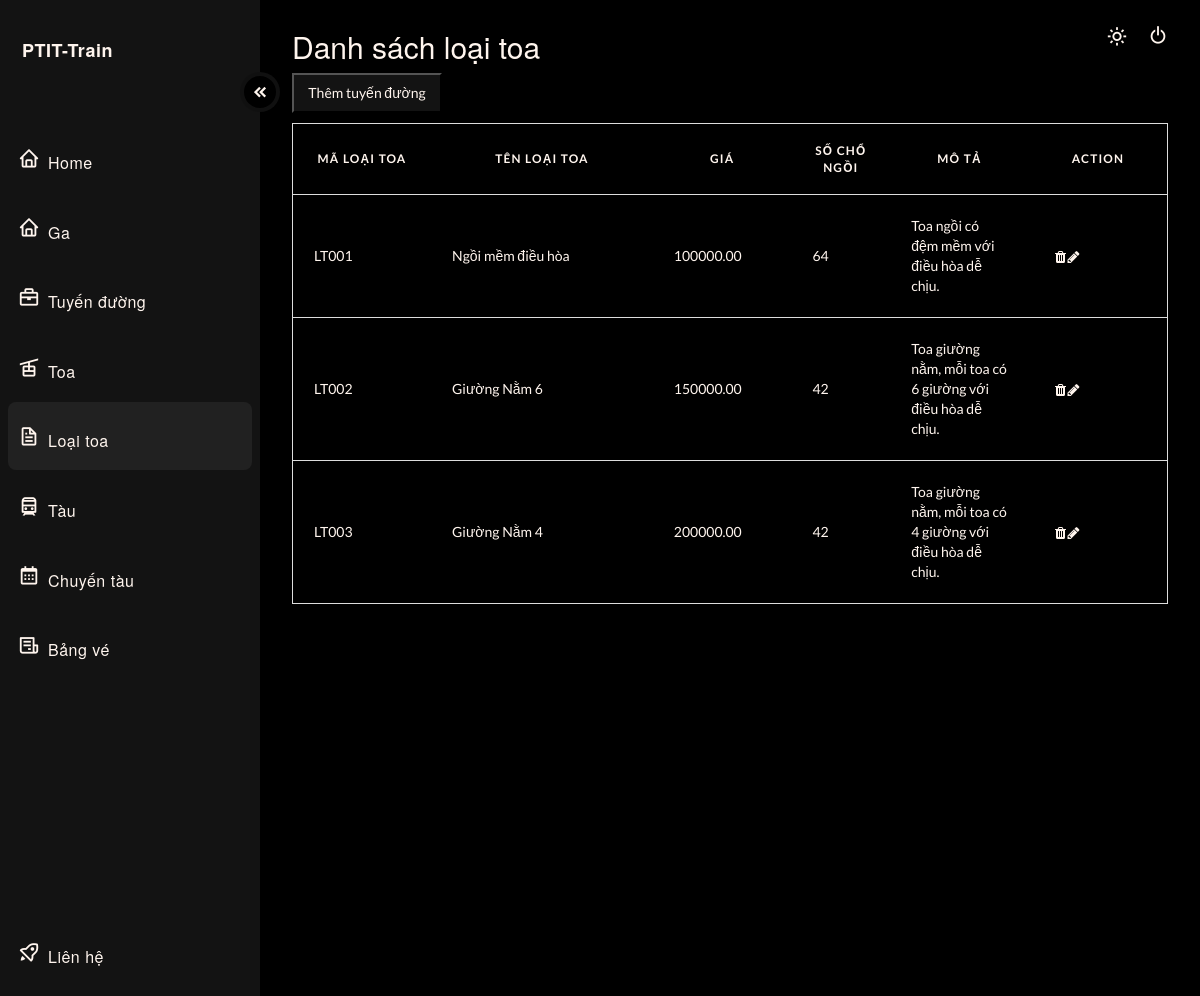
/?type=admin&page=loaitoa (signed in), run on an earlier commit of the app's database.
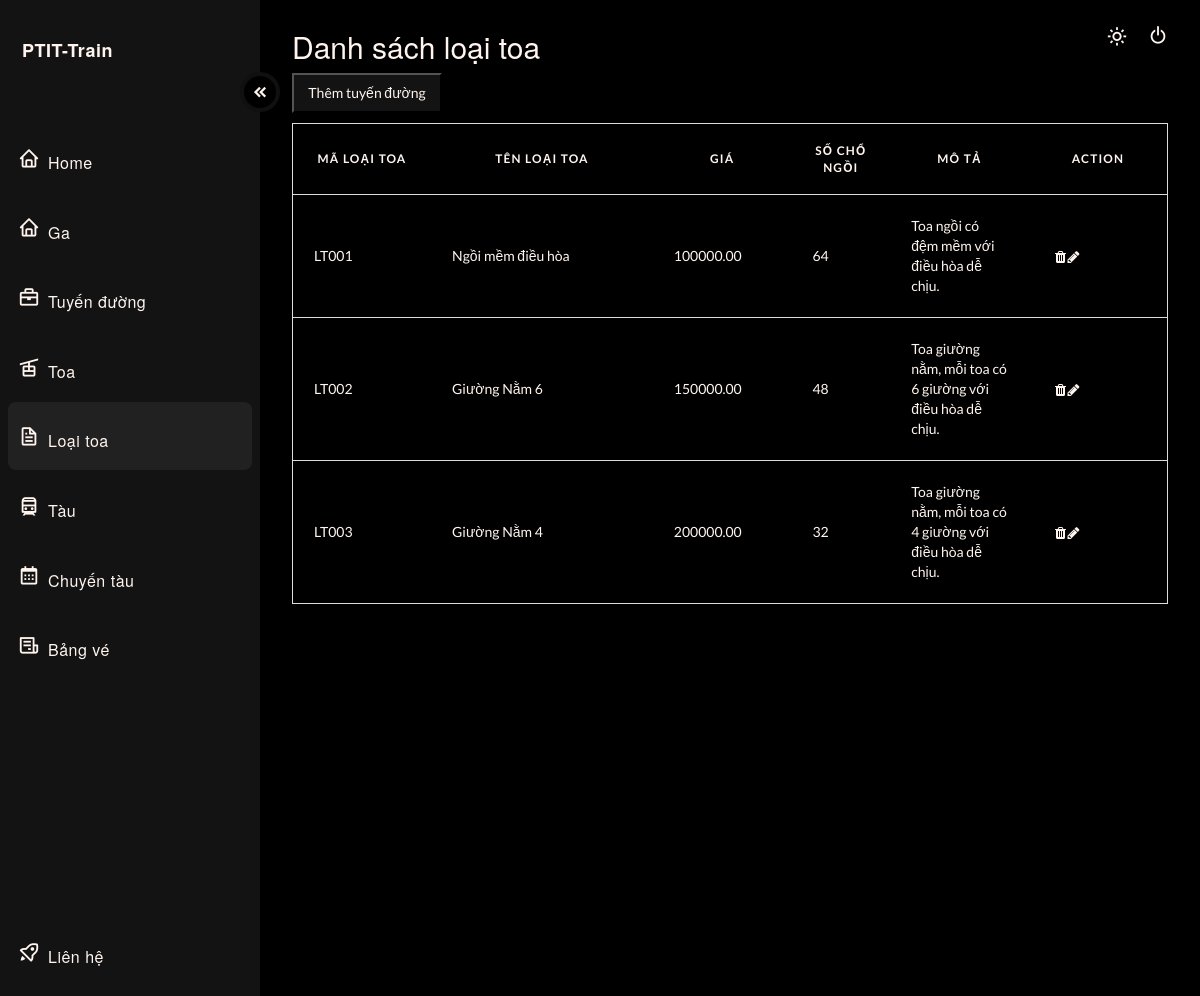
And on a later commit of the database.
### tables this page shows
CREATE TABLE LoaiToa(
  `MaLoaiToa` VARCHAR(20) PRIMARY KEY,
  `TenLoaiToa` NVARCHAR(100),
  `SoChoNgoi` SMALLINT,
  `Gia` DECIMAL(18, 2),
  `MoTa` TEXT
);

### src/controller/Controller.php (called while the page is built, shortened)
<?php
    class Controller{
        public function menu_bar(){
            include 'view/admin/menu_bar_admin.php';
        }
    }
?>

### src/index.php (called while the page is built)
<?php
    require 'route.php';
?>

### src/controller/LoaiToaController.php (called while the page is built, shortened)
<?php
    class LoaiToaController{
        public function index(){
            include './module/LoaiToaModule/LoaiToa.php';
            $arrLoaiToa = (new LoaiToa)->load();
            include './view/admin/dashboard_loaitoa.php';
		}
    }
?>

### src/module/db.php (called while the page is built, shortened)
<?php
    class DB{
        private function conn() {
            $connectionString = "mysql:host=" . getenv('MYSQL_HOSTNAME') . ";dbname=" . getenv('MYSQL_DATABASE');
            $conn = new \PDO($connectionString, getenv('MYSQL_USER'), getenv('MYSQL_PASSWORD'));
            $conn->setAttribute(PDO::ATTR_ERRMODE, PDO::ERRMODE_EXCEPTION);
            return $conn;
        }
        public function select($sql, $params = null)
        {
            $connect = $this->conn();
            if($params != null){
                $res = $connect->prepare($sql);
                $res->execute($params);
            }
            else {
                $res = $connect->query($sql);
            }
            $res->setFetchMode(PDO::FETCH_ASSOC);
            return $res;
        }
    }
?>

### src/module/LoaiToaModule/LoaiToa.php (called while the page is built, shortened)
<?php
    include_once "./module/db.php";
    include "LoaiToaObject.php";
        class LoaiToa{
            private $table = "LoaiToa";
            function load(){
                try {
                    $db = new DB();
                    $sql = "select * from $this->table";
                    $sth = $db->select($sql);
                    $arr = [];
                    while($row = $sth->fetch()) {
                        $obj = new LoaiToaObject($row);
                        $arr[] = $obj;
                    }
                        return $arr;
                    }
                catch (PDOException $e) {
                    return  $sql . "<br>" . $e->getMessage();
                }
            }
        }
?>

### src/module/LoaiToaModule/LoaiToaObject.php (called while the page is built, shortened)
<?php
    class LoaiToaObject {
        private $MaLoaiToa;
        private $TenLoaiToa;
        private $Gia;
        private $MoTa;
        private $SoChoNgoi;
        public function __construct($row)
        {
            $this->MaLoaiToa = $row['MaLoaiToa'];
            $this->TenLoaiToa = $row['TenLoaiToa'];
            $this->Gia = $row['Gia'];
            $this->MoTa = $row['MoTa'];
            $this->SoChoNgoi = $row['SoChoNgoi'];
        }
        public function getMaLoaiToa()
        {
                return $this->MaLoaiToa;
        }
        public function getTenLoaiToa()
        {
                return $this->TenLoaiToa;
        }
        public function getGia()
        {
                return $this->Gia;
        }
        public function getMoTa()
        {
                return $this->MoTa;
        }
        public function getSoChoNgoi()
        {
                return $this->SoChoNgoi;
        }
    }
?>

### src/view/admin/dashboard_loaitoa.php (the view, shortened to what this page needs)
  <main>
    <header>
      <div class="text">
        <h2>Danh sách loại toa</h2>
<table id="myTable">
  <button style="background-color:var(--accent-clr); color: var(--text);; width: 150px; height: 40px; margin-bottom: 10px;" id="addBtn">Thêm tuyến đường</button>
  <thead>
    <tr>
      <th scope="col" width="50px">Mã loại toa</th>
      <th scope="col" width="80px">Tên loại toa</th>
      <th scope="col" width="50px">Giá</th>
      <th scope="col" width="30px">Số Chổ ngồi</th>
      <th scope="col" width="50px">Mô Tả</th>
      <th scope="col" width="50px">Action</th>
    </tr>
  </thead>
  <tbody>
    <?php foreach($arrLoaiToa as $each): ?>
    <tr>
      <td data-label="CarriageCode"><?php echo $each->getMaLoaiToa(); ?></td>
      <td data-label="NameCarriage"><?php echo $each->getTenLoaiToa(); ?></td>
      <td data-label="Price"><?php echo $each->getGia(); ?></td>
      <td data-label="Description"><?php echo $each->getSoChoNgoi(); ?></td>
      <td data-label="Description"><?php echo $each->getMoTa(); ?></td>
      <td data-label="Period">
        <i class="fa fa-trash ticon"></i>
        <i class="fa fa-pencil"></i>
    </tr>
    <?php endforeach; ?>
  </tbody>
</table>
      </div>
      <div>
        <button style="position: absolute; top: 21px; right: 60px;" id="theme_switch">
          <i class='bx bx-sun'></i>
        </button>
      </div>
      <div>
        <button class="log" id="theme_switch">
          <i style="margin-left: 8px; position: absolute; margin-left: 8px;top: 24px;right: 23px;" class='bx bx-power-off'></i>
        </button>
      </div>
    </header>
  </main>
</div>
</body>
</html>

### src/route.php (shortened to what this page needs)
<?php
   require_once 'controller/Controller.php';
   require_once 'controller/LoaiToaController.php';
    $action = $_GET['action'] ?? 'index';
    $page = $_GET['page'] ?? 'base';
    $type = $_GET['type'] ?? '';
    switch($type){
		case 'admin':
			switch($page){
                case 'loaitoa':
                    switch($action){
                        case 'index':
                            (new Controller)->menu_bar();
                            (new LoaiToaController)->index();
                            break;
                    }
                    break;
			}
            break;
	}
?>

### src/view/admin/menu_bar_admin.php (shortened to what this page needs)
<!DOCTYPE html>
<html>
<head>
  <link rel="stylesheet" href="https://weareoutman.github.io/clockpicker/dist/jquery-clockpicker.min.css"></link>
  <link rel="stylesheet" href="https://unpkg.com/sweetalert2@11.0.0/dist/sweetalert2.min.css">
  <link href="https://unpkg.com/bootstrap@5.2.3/dist/css/bootstrap.min.css" rel="stylesheet">
	<link href='https://unpkg.com/boxicons@2.1.4/css/boxicons.min.css' rel='stylesheet'>
	<link rel="stylesheet" href="https://cdnjs.cloudflare.com/ajax/libs/font-awesome/4.7.0/css/font-awesome.min.css">
	<link rel="stylesheet" type="text/css" href="/view/css/dashboard.css">
    	<link rel="stylesheet" href="/view/css/train.css">
</head>
<body>
<div id="page_wrapper">
  <div id="sidenav" class="sidenav">
    <div class="sidenav_header">
      <div class="logo_section">
        <h3>PTIT-Train</h3>
      </div>
      <a href="?type=admin&page=home_admin" class="sidenav_link home">
        <i class='bx bx-home'></i>
        <h3>Home</h3>
      </a>
      <a href="?type=admin&page=ga" class="sidenav_link ga">
        <i class='bx bx-home'></i>
        <h3>Ga</h3>
      </a>
      <a href="?type=admin&page=tuyenduong" class="sidenav_link tuyenduong">
        <i class='bx bx-briefcase'></i>
        <h3>Tuyến đường</h3>
      </a>
      <a href="?type=admin&page=toa" class="sidenav_link toa">
        <i class='bx bx-cable-car'></i>
        <h3>Toa</h3>
      </a>
      <a href="?type=admin&page=loaitoa" class="sidenav_link loaitoa">
        <i class='bx bx-file'></i>
        <h3>Loại toa</h3>
      </a>
      <a href="?type=admin&page=tau" class="sidenav_link tau">
        <i class='bx bx-train'></i>
        <h3>Tàu</h3>
      </a>
      <a href="?type=admin&page=chuyentau" class="sidenav_link chuyentau">
        <i class='bx bx-calendar'></i>
        <h3>Chuyến tàu</h3>
      </a>
      <a href="?type=admin&page=bangve" class="sidenav_link bangve">
        <i class='bx bx-receipt'></i>
        <h3>Bảng vé</h3>
      </a>
    </div>
    <div class="sidenav_footer">
      <a href="?type=admin&page=lienhe" class="sidenav_link lienhe">
        <i class='bx bx-rocket'></i>
        <h3>Liên hệ</h3>
      </a>
  </div>
      <button id="nav_collapse_btn">
        <i class='bx bxs-chevrons-left'></i>
      </button>
</div>

### src/view/css/dashboard.css (style rules this page uses)
body { margin: 0px; padding: 0px; }
:root { --accent-clr: #131313; --accent-dark: #000000; --accent-light: rgba(155, 155, 155, .1); --text: seashell; }
#page_wrapper { height: 125vh; display: grid; grid-template-columns: 260px 1fr; font-family: 'Lato', sans-serif; box-sizing: border-box; background-color: var(--accent-dark); }
.sidenav { background-color: var(--accent-clr); height: 125vh; padding-inline: 8px; display: flex; flex-direction: column; position: relative; justify-content: space-between; }
.sidenav_link { display: flex; align-items: center; padding: 10px; margin-bottom: 2px; }
.sidenav_link.active { font-weight: 700; background-color: var(--accent-light); border-radius: 8px; }
.sidenav_link i { color: var(--text); }
.logo_section { height: 60px; margin-top: 16px; display: flex; align-items: center; margin-bottom: 48px; padding-inline: 14px; }
.logo_section h3 { font-weight: bold;font-size: 18px; }
#nav_collapse_btn { position: absolute; top: 72px; left: 240px; transition: 250ms ease-out; background-color: var(--accent-dark); border-radius: 99px; display: flex; align-items: center; justify-content: center; border: 4px solid var(--accent-light); height: 40px; width: 40px; cursor: pointer; }
#nav_collapse_btn > i { color: var(--text); font-size: 18px; margin-left: 8px; }
.bx { font-size: 22px;margin-right: 8px; }
h3 { color: var(--text); font-size: 16px; letter-spacing: .5px; }
a { text-decoration: none; }
.bx-calendar { position: relative; }
.sidenav_footer { margin-bottom: 12px; }
main { padding-inline: 32px; }
header { margin-top: 30px; display: flex; justify-content: space-between; }
h2 { font-size: 32px; font-weight: 300; margin-bottom: 12px; color: var(--text); }
#theme_switch { background-color: transparent; border: none; color: var(--text); display: flex; justify-content: center; align-items: center; cursor: pointer; border-radius: 8px; padding: 4px; }
.bx-sun { color: var(--text); padding-left: 8px; }
table { border-collapse: collapse; margin: 0; padding: 0; width: 100%; table-layout: fixed; color: var(--text); border-spacing: 0 15px; }
table tr { background-color:transparent; border: 1px solid #ddd!important; padding: .35em; margin-bottom: 10px; }
table th, table td { padding: 1.5em; text-align: left; }
table th { font-size: .85em; letter-spacing: .1em; text-transform: uppercase; }
.ticon { padding: 5px; background: var(--gray); border-radius: 4px; width: 15px; height: 15px; text-align: center; }

What changed in the data, as far as the page shows it:
changed loaitoa "LT002": SoChoNgoi "42" → "48"
changed loaitoa "LT003": SoChoNgoi "42" → "32"
